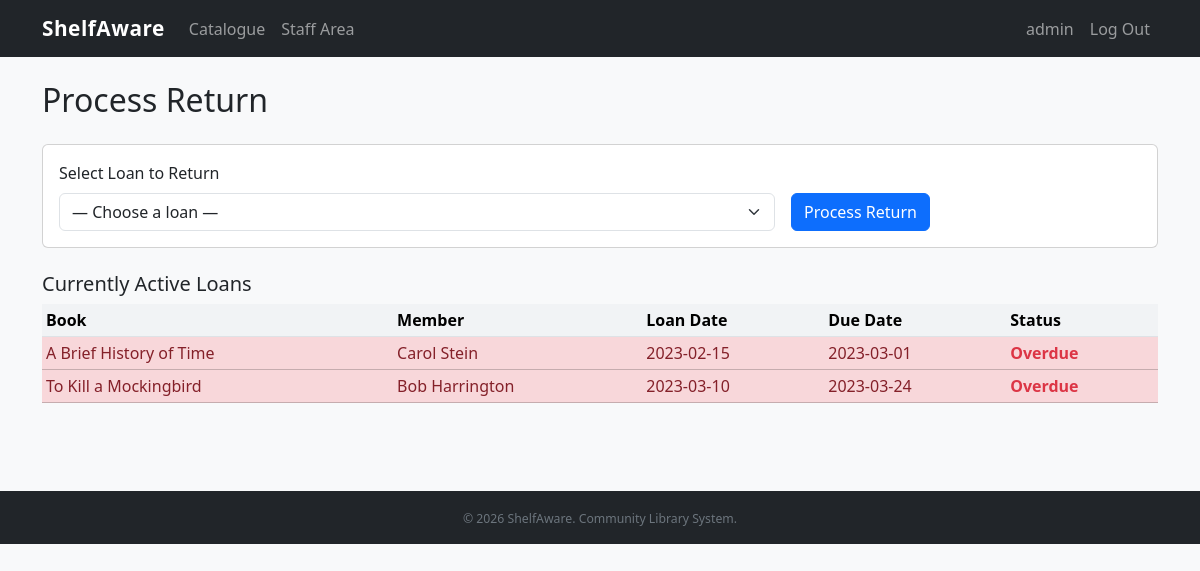
The page /return.php (signed in) on the database its author committed.
### tables this page shows
CREATE TABLE IF NOT EXISTS loan (
    Loan_id INT PRIMARY KEY AUTO_INCREMENT,
    Book_id INT NOT NULL,
    Member_id INT NOT NULL,
    LoanDate DATE NOT NULL,
    DueDate DATE NOT NULL,
    ReturnDate DATE NULL,
    renewals TINYINT NOT NULL DEFAULT 0,
    CONSTRAINT fk_loan_book FOREIGN KEY (Book_id) REFERENCES book(Book_id),
    CONSTRAINT fk_loan_member FOREIGN KEY (Member_id) REFERENCES member(Member_id)
);

CREATE TABLE IF NOT EXISTS book (
    Book_id INT PRIMARY KEY AUTO_INCREMENT,
    Title VARCHAR(200) NOT NULL,
    Author VARCHAR(150) NOT NULL,
    ISBN VARCHAR(20),
    Category_id INT NOT NULL,
    CopiesTotal INT NOT NULL DEFAULT 1,
    CopiesAvailable INT NOT NULL DEFAULT 1,
    Year INT,
    CONSTRAINT fk_book_category FOREIGN KEY (Category_id) REFERENCES category(Category_id)
);

CREATE TABLE IF NOT EXISTS member (
    Member_id INT PRIMARY KEY AUTO_INCREMENT,
    Name VARCHAR(150) NOT NULL,
    Email VARCHAR(150) NOT NULL UNIQUE,
    Phone VARCHAR(20),
    JoinDate DATE NOT NULL,
    Password VARCHAR(255) NOT NULL
);

### helpers.php (called while the page is built, shortened)
<?php
function e(mixed $s): string
{
    return htmlspecialchars((string)$s, ENT_QUOTES | ENT_SUBSTITUTE, 'UTF-8');
}

### return.php (the view, shortened to what this page needs)
<?php
require_once __DIR__ . '/helpers.php';
$pdo   = get_pdo();
$loans = $pdo->query("SELECT l.*, b.Title, m.Name AS MemberName
                      FROM loan l
                      JOIN book b ON l.Book_id = b.Book_id
                      JOIN member m ON l.Member_id = m.Member_id
                      WHERE l.ReturnDate IS NULL
                      ORDER BY l.DueDate ASC")->fetchAll();
require __DIR__ . '/partials/header.php';
?>
<h2 class="mb-4">Process Return</h2>
<div class="card mb-4">
    <div class="card-body">
        <form method="post">
            <div class="row g-3 align-items-end">
                <div class="col-md-8">
                    <label class="form-label">Select Loan to Return</label>
                    <select class="form-select" name="loan_id" required>
                        <option value="">— Choose a loan —</option>
                    </select>
                </div>
                <div class="col-md-auto">
                    <button type="submit" class="btn btn-primary">Process Return</button>
                </div>
            </div>
        </form>
    </div>
</div>
<h5>Currently Active Loans</h5>
<table class="table table-sm table-hover">
    <thead><tr><th>Book</th><th>Member</th><th>Loan Date</th><th>Due Date</th><th>Status</th></tr></thead>
    <tbody>
    <?php foreach ($loans as $l): ?>
    <?php $overdue = strtotime($l['DueDate']) < time(); ?>
    <tr class="<?= $overdue ? 'table-danger' : '' ?>">
        <td><?= e($l['Title']) ?></td>
        <td><?= e($l['MemberName']) ?></td>
        <td><?= e($l['LoanDate']) ?></td>
        <td><?= e($l['DueDate']) ?></td>
        <td><?= $overdue ? '<span class="text-danger fw-bold">Overdue</span>' : 'Active' ?></td>
    </tr>
    <?php endforeach; ?>
    </tbody>
</table>
<?php require __DIR__ . '/partials/footer.php'; ?>

### styles.css (style rules this page uses)
body { background-color: #f8f9fa; }
.overdue-row, tr.table-danger td { color: #842029; font-weight: 500; }
.table th { font-weight: 600; background-color: #f1f3f5; }

### rows shown on the page
loan: Book.Title "A Brief History of Time", Member.Name "Carol Stein", LoanDate "2023-02-15", DueDate "2023-03-01", shows "Overdue"
loan: Book.Title "To Kill a Mockingbird", Member.Name "Bob Harrington", LoanDate "2023-03-10", DueDate "2023-03-24", shows "Overdue"

### other values the page prints
APP_NAME "ShelfAware"
$_SESSION['staff_username'] "admin"
